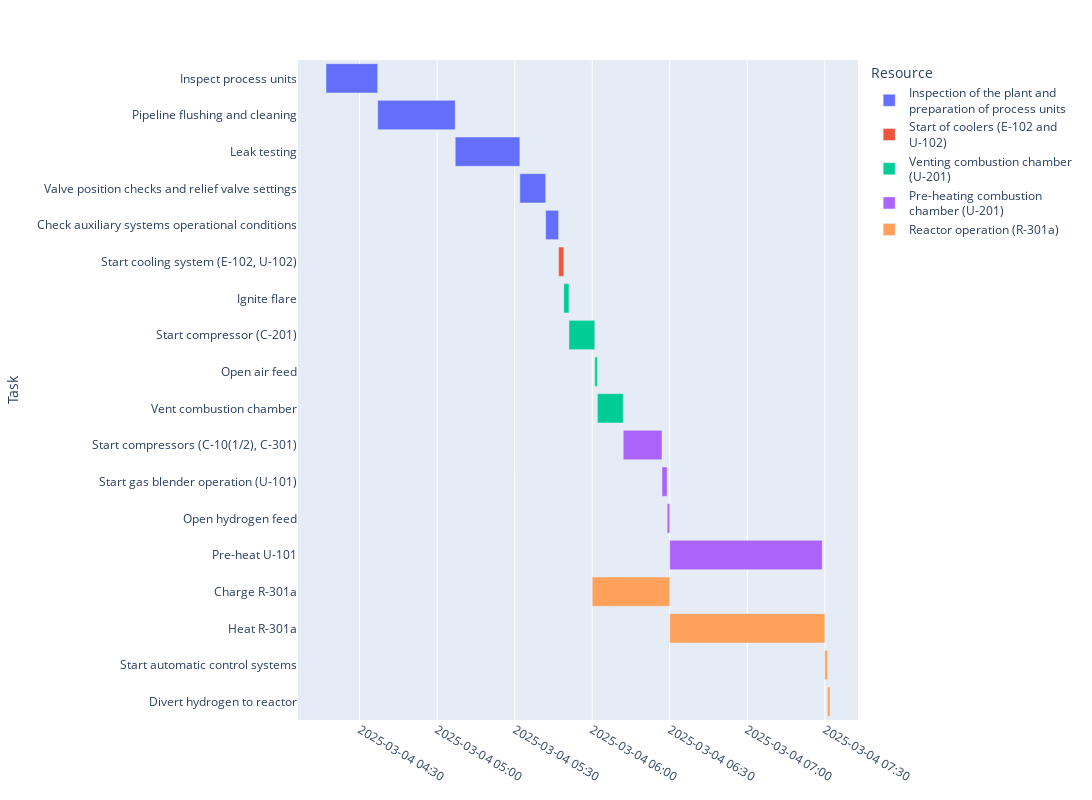

Notebook cell for this chart:
### Markdown cell above
### Startup for scenario (a)

### Code cell
df_a = pd.DataFrame([
    # ----------------------- startup -----------------------
    dict(Task="Inspect process units", Start='2025-03-04 04:00', Finish='2025-03-04 04:20', Resource="Inspection of the plant and <br>preparation of process units"),
    dict(Task="Pipeline flushing and cleaning", Start='2025-03-04 04:20', Finish='2025-03-04 04:50', Resource="Inspection of the plant and <br>preparation of process units"),
    dict(Task="Leak testing", Start='2025-03-04 04:50', Finish='2025-03-04 05:15', Resource="Inspection of the plant and <br>preparation of process units"),
    dict(Task="Valve position checks and relief valve settings", Start='2025-03-04 05:15', Finish='2025-03-04 05:25', Resource="Inspection of the plant and <br>preparation of process units"),
    dict(Task="Check auxiliary systems operational conditions", Start='2025-03-04 05:25', Finish='2025-03-04 05:30', Resource="Inspection of the plant and <br>preparation of process units"),

    dict(Task="Start cooling system (E-102, U-102)", Start='2025-03-04 05:30', Finish='2025-03-04 05:32', Resource="Start of coolers (E-102 and <br>U-102)"),

    dict(Task="Ignite flare", Start='2025-03-04 05:32', Finish='2025-03-04 05:34', Resource="Venting combustion chamber <br>(U-201)"),
    dict(Task="Start compressor (C-201)", Start='2025-03-04 05:34', Finish='2025-03-04 05:44', Resource="Venting combustion chamber <br>(U-201)"),
    dict(Task="Open air feed", Start='2025-03-04 05:44', Finish='2025-03-04 05:45', Resource="Venting combustion chamber <br>(U-201)"),
    dict(Task="Vent combustion chamber", Start='2025-03-04 05:45', Finish='2025-03-04 05:55', Resource="Venting combustion chamber <br>(U-201)"),

    dict(Task="Start compressors (C-10(1/2), C-301)", Start='2025-03-04 05:55', Finish='2025-03-04 06:10', Resource="Pre-heating combustion <br>chamber (U-201)"),
    dict(Task="Start gas blender operation (U-101)", Start='2025-03-04 06:10', Finish='2025-03-04 06:12', Resource="Pre-heating combustion <br>chamber (U-201)"),
    dict(Task="Open hydrogen feed", Start='2025-03-04 06:12', Finish='2025-03-04 06:13', Resource="Pre-heating combustion <br>chamber (U-201)"),
    dict(Task="Pre-heat U-101", Start='2025-03-04 06:13', Finish='2025-03-04 07:12', Resource="Pre-heating combustion <br>chamber (U-201)"),

    dict(Task="Charge R-301a", Start='2025-03-04 05:43', Finish='2025-03-04 06:13', Resource="Reactor operation (R-301a)"),
    dict(Task="Heat R-301a", Start='2025-03-04 06:13', Finish='2025-03-04 07:13', Resource="Reactor operation (R-301a)"),
    dict(Task="Start automatic control systems", Start='2025-03-04 07:13', Finish='2025-03-04 07:14', Resource="Reactor operation (R-301a)"),
    dict(Task="Divert hydrogen to reactor", Start='2025-03-04 07:14', Finish='2025-03-04 07:15', Resource="Reactor operation (R-301a)"),
])  

df_a["Start"] = pd.to_datetime(df_a["Start"])
df_a["Finish"] = pd.to_datetime(df_a["Finish"])

df_a["Start"] = df_a["Start"] + pd.Timedelta(minutes=17)
df_a["Finish"] = df_a["Finish"] + pd.Timedelta(minutes=17)

fig = px.timeline(df_a, x_start="Start", x_end="Finish", y="Task", color="Resource")

fig.update_yaxes(autorange="reversed")
fig.update_layout(width=1200, height=800)

fig.update_xaxes(tickformat="%Y-%m-%d %H:%M")

### Figure 1 — Plotly figure (JSON) as saved in the notebook; plotly's stock layout.template omitted (floating-point values rounded to 4 significant figures)
{"data": [{"alignmentgroup": "True", "base": ["2025-03-04T04:17:00", "2025-03-04T04:37:00", "2025-03-04T05:07:00", "2025-03-04T05:32:00", "2025-03-04T05:42:00"], "hovertemplate": "Resource=Inspection of the plant and <br>preparation of process units<br>Start=%{base}<br>Finish=%{x}<br>Task=%{y}<extra></extra>", "legendgroup": "Inspection of the plant and <br>preparation of process units", "marker": {"color": "#636efa", "pattern": {"shape": ""}}, "name": "Inspection of the plant and <br>preparation of process units", "offsetgroup": "Inspection of the plant and <br>preparation of process units", "orientation": "h", "showlegend": true, "textposition": "auto", "type": "bar", "x": [1200000, 1800000, 1500000, 600000, 300000], "xaxis": "x", "y": ["Inspect process units", "Pipeline flushing and cleaning", "Leak testing", "Valve position checks and relief valve settings", "Check auxiliary systems operational conditions"], "yaxis": "y"}, {"alignmentgroup": "True", "base": ["2025-03-04T05:47:00"], "hovertemplate": "Resource=Start of coolers (E-102 and <br>U-102)<br>Start=%{base}<br>Finish=%{x}<br>Task=%{y}<extra></extra>", "legendgroup": "Start of coolers (E-102 and <br>U-102)", "marker": {"color": "#EF553B", "pattern": {"shape": ""}}, "name": "Start of coolers (E-102 and <br>U-102)", "offsetgroup": "Start of coolers (E-102 and <br>U-102)", "orientation": "h", "showlegend": true, "textposition": "auto", "type": "bar", "x": [120000], "xaxis": "x", "y": ["Start cooling system (E-102, U-102)"], "yaxis": "y"}, {"alignmentgroup": "True", "base": ["2025-03-04T05:49:00", "2025-03-04T05:51:00", "2025-03-04T06:01:00", "2025-03-04T06:02:00"], "hovertemplate": "Resource=Venting combustion chamber <br>(U-201)<br>Start=%{base}<br>Finish=%{x}<br>Task=%{y}<extra></extra>", "legendgroup": "Venting combustion chamber <br>(U-201)", "marker": {"color": "#00cc96", "pattern": {"shape": ""}}, "name": "Venting combustion chamber <br>(U-201)", "offsetgroup": "Venting combustion chamber <br>(U-201)", "orientation": "h", "showlegend": true, "textposition": "auto", "type": "bar", "x": [120000, 600000, 60000, 600000], "xaxis": "x", "y": ["Ignite flare", "Start compressor (C-201)", "Open air feed", "Vent combustion chamber"], "yaxis": "y"}, {"alignmentgroup": "True", "base": ["2025-03-04T06:12:00", "2025-03-04T06:27:00", "2025-03-04T06:29:00", "2025-03-04T06:30:00"], "hovertemplate": "Resource=Pre-heating combustion <br>chamber (U-201)<br>Start=%{base}<br>Finish=%{x}<br>Task=%{y}<extra></extra>", "legendgroup": "Pre-heating combustion <br>chamber (U-201)", "marker": {"color": "#ab63fa", "pattern": {"shape": ""}}, "name": "Pre-heating combustion <br>chamber (U-201)", "offsetgroup": "Pre-heating combustion <br>chamber (U-201)", "orientation": "h", "showlegend": true, "textposition": "auto", "type": "bar", "x": [900000, 120000, 60000, 3540000], "xaxis": "x", "y": ["Start compressors (C-10(1/2), C-301)", "Start gas blender operation (U-101)", "Open hydrogen feed", "Pre-heat U-101"], "yaxis": "y"}, {"alignmentgroup": "True", "base": ["2025-03-04T06:00:00", "2025-03-04T06:30:00", "2025-03-04T07:30:00", "2025-03-04T07:31:00"], "hovertemplate": "Resource=Reactor operation (R-301a)<br>Start=%{base}<br>Finish=%{x}<br>Task=%{y}<extra></extra>", "legendgroup": "Reactor operation (R-301a)", "marker": {"color": "#FFA15A", "pattern": {"shape": ""}}, "name": "Reactor operation (R-301a)", "offsetgroup": "Reactor operation (R-301a)", "orientation": "h", "showlegend": true, "textposition": "auto", "type": "bar", "x": [1800000, 3600000, 60000, 60000], "xaxis": "x", "y": ["Charge R-301a", "Heat R-301a", "Start automatic control systems", "Divert hydrogen to reactor"], "yaxis": "y"}], "layout": {"barmode": "overlay", "height": 800, "legend": {"title": {"text": "Resource"}, "tracegroupgap": 0}, "margin": {"t": 60}, "width": 1200, "xaxis": {"anchor": "y", "domain": [0, 1], "tickformat": "%Y-%m-%d %H:%M", "type": "date"}, "yaxis": {"anchor": "x", "autorange": "reversed", "domain": [0, 1], "title": {"text": "Task"}}}}
